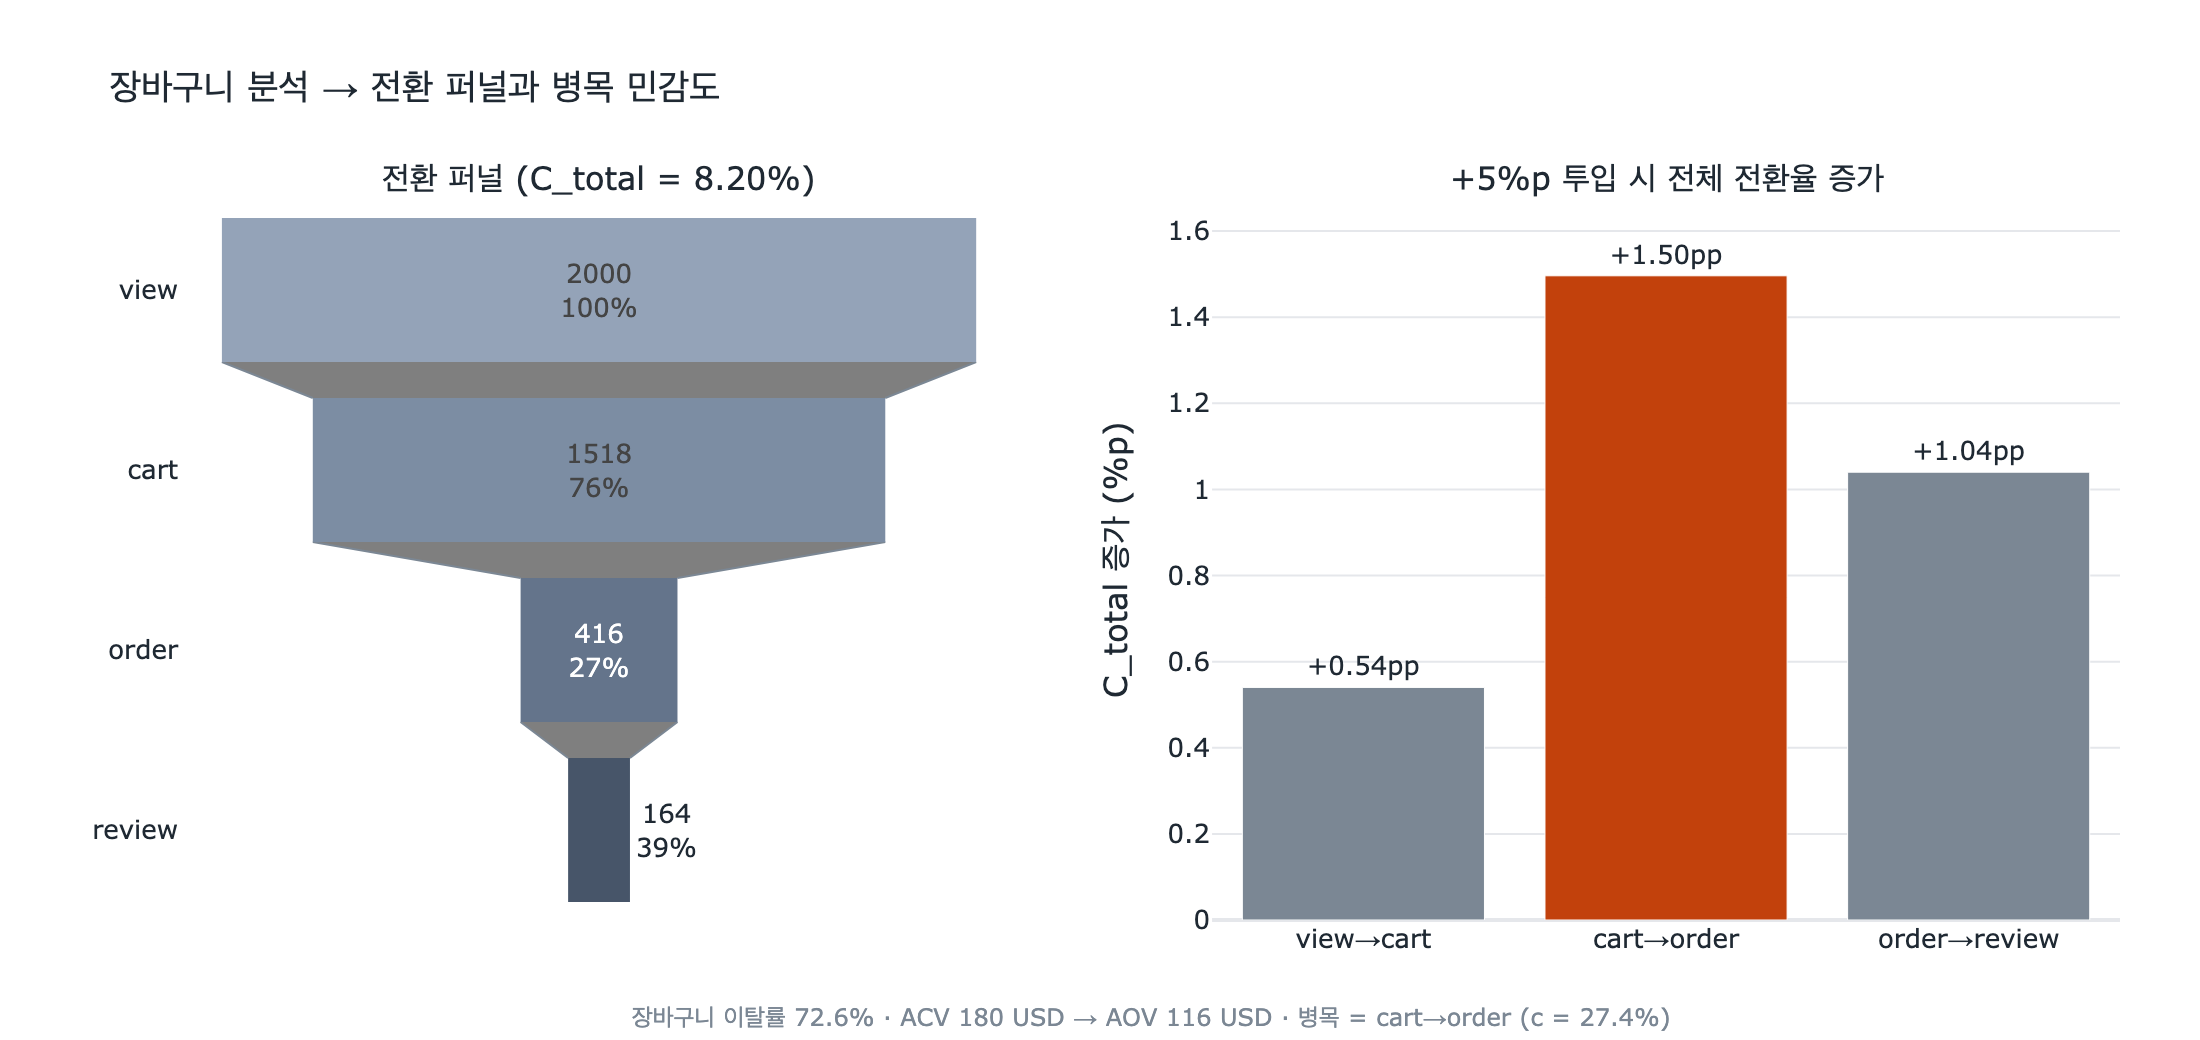

This chart was generated by the following Python code:
# %% [markdown]
# # 장바구니 분석 → 전환 퍼널(conversion funnel)
#
# 이 노트북은 E-Commerce 온톨로지(Buyer / Product / Shopping-Cart / Order / Review)에서
# **그래프 경로 존재 여부**만으로 전환 퍼널을 계산하는 과정을 단계별로 보여준다.
#
# 퍼널 단계와 온톨로지 경로 매핑:
#
# | 단계 | 의미 | 그래프 경로 |
# |---|---|---|
# | view | 상품을 봄 | (온톨로지 밖 · 분석 웨어하우스의 view 이벤트) |
# | cart | 장바구니에 담음 | `Buyer -has_cart-> Shopping-Cart -contains-> Product` |
# | order | 주문 완료 | `Buyer -places-> Order -includes-> Product` |
# | review | 후기 작성 | `Buyer -writes-> Review -reviews-> Product` |
#
# 핵심 수식:
#
# $$c_i = \frac{N_i}{N_{i-1}}, \qquad C_{\text{total}} = \frac{N_{\text{last}}}{N_0} = \prod_i c_i$$
#
# 장바구니 이탈률(abandonment rate):
#
# $$A = 1 - \frac{N_{\text{order}}}{N_{\text{cart}}} = 1 - c_{\text{cart}\to\text{order}}$$

# %%
# 필요 패키지: numpy, pandas, plotly, kaleido
from pathlib import Path

import numpy as np
import pandas as pd
import plotly.graph_objects as go
from plotly.subplots import make_subplots


def _show(fig):
    try:
        from IPython import get_ipython

        if get_ipython() is not None:
            fig.show()
    except ImportError:
        pass


RNG = np.random.default_rng(20260810)
HERE = Path(__file__).resolve().parent if "__file__" in globals() else Path.cwd()

print("setup ok", HERE.name)
# 출력: setup ok 08b953b6-30de-4995-a2e3-b5a8c246a7e0

# %% [markdown]
# ## 1단계 — 합성 Buyer / Product 노드 만들기
#
# 실제 온톨로지의 식별자 규칙을 그대로 따른다: `Buyer.buyerId`, `Product.sku`.

# %%
N_BUYERS = 2_000
N_PRODUCTS = 30

buyers = [f"B{i:04d}" for i in range(N_BUYERS)]
products = pd.DataFrame(
    {
        "sku": [f"SKU-{i:03d}" for i in range(N_PRODUCTS)],
        "category": RNG.choice(["Home", "Tech", "Apparel"], size=N_PRODUCTS),
        "price": np.round(RNG.uniform(9.0, 180.0, size=N_PRODUCTS), 2),
    }
)
price_of = dict(zip(products["sku"], products["price"]))

print(len(buyers), "buyers /", len(products), "products")
print(products.head(3).to_string(index=False))
# 출력: 2000 buyers / 30 products
# 출력:     sku category  price
# 출력: SKU-000  Apparel 177.83
# 출력: SKU-001     Home 148.03
# 출력: SKU-002     Home 168.54

# %% [markdown]
# ## 2단계 — 엣지(관계) 생성
#
# 각 관계를 `(buyerId, sku)` 페어 집합으로 저장한다. 페어가 존재한다는 것은
# 그 Buyer에서 그 Product로 가는 **경로가 그래프에 존재**한다는 뜻이다.
#
# - `viewed` : 분석 웨어하우스의 view 이벤트 (퍼널의 출발점)
# - `cart_contains` : `has_cart` + `contains` 경로
# - `order_includes` : `places` + `includes` 경로
# - `review_pairs` : `writes` + `reviews` 경로
#
# 실제 시장처럼 뒤로 갈수록 통과 확률이 낮아지도록 만든다.

# %%
P_CART = 0.45  # 본 상품을 담을 확률
P_ORDER = 0.18  # 담은 상품을 주문할 확률  ← 병목 후보
P_REVIEW = 0.40  # 주문한 상품에 후기를 쓸 확률

viewed, cart_contains, order_includes, review_pairs = set(), set(), set(), set()
carts, orders = [], []  # Shopping-Cart / Order 노드의 속성 기록용

for b in buyers:
    seen = RNG.choice(products["sku"], size=RNG.integers(1, 6), replace=False)
    for sku in seen:
        viewed.add((b, sku))

    in_cart = [s for s in seen if RNG.random() < P_CART]
    if not in_cart:
        continue
    # Buyer -has_cart-> Shopping-Cart (one-to-one)
    for sku in in_cart:
        cart_contains.add((b, sku))
    carts.append({"buyerId": b, "itemCount": len(in_cart), "subtotal": sum(price_of[s] for s in in_cart)})

    bought = [s for s in in_cart if RNG.random() < P_ORDER]
    if not bought:
        continue
    for sku in bought:
        order_includes.add((b, sku))
    orders.append({"buyerId": b, "total": sum(price_of[s] for s in bought)})

    for sku in bought:
        if RNG.random() < P_REVIEW:
            review_pairs.add((b, sku))

carts = pd.DataFrame(carts)
orders = pd.DataFrame(orders)
print(f"엣지 수 — viewed={len(viewed)} cart={len(cart_contains)} order={len(order_includes)} review={len(review_pairs)}")
# 출력: 엣지 수 — viewed=5881 cart=2610 order=459 review=172

# %% [markdown]
# ## 3단계 — 경로 존재 여부로 단계별 인원 세기
#
# 퍼널은 **Buyer 단위**로 센다. "한 번이라도 그 단계에 도달한 사람 수"이므로
# 각 페어 집합에서 `buyerId`만 뽑아 유일값 개수를 구하면 된다.

# %%
def reach(pairs: set) -> set:
    """해당 경로가 하나라도 존재하는 Buyer 집합."""
    return {b for b, _ in pairs}


stages = ["view", "cart", "order", "review"]
reached = {
    "view": reach(viewed),
    "cart": reach(cart_contains),
    "order": reach(order_includes),
    "review": reach(review_pairs),
}
counts = np.array([len(reached[s]) for s in stages], dtype=float)

funnel = pd.DataFrame({"stage": stages, "buyers": counts.astype(int)})
print(funnel.to_string(index=False))
# 출력:  stage  buyers
# 출력:   view    2000
# 출력:   cart    1518
# 출력:  order     416
# 출력: review     164

# %% [markdown]
# ## 4단계 — 단계 전환율 $c_i$, 전체 전환율 $C_{\text{total}}$, 이탈률 $A$
#
# $$c_i = \frac{N_i}{N_{i-1}}, \qquad C_{\text{total}} = \prod_i c_i = \frac{N_{\text{review}}}{N_{\text{view}}}$$
#
# 전체 전환율은 단계 전환율의 **곱**이므로, 어느 한 단계가 낮으면 나머지가 아무리 좋아도
# 전체가 그 단계에 끌려 내려간다.

# %%
step_rates = counts[1:] / counts[:-1]
step_names = [f"{a}→{b}" for a, b in zip(stages[:-1], stages[1:])]

total_by_product = float(np.prod(step_rates))
total_direct = counts[-1] / counts[0]

for name, r in zip(step_names, step_rates):
    print(f"{name:<14} c = {r:6.2%}")
print(f"\nC_total (곱)   = {total_by_product:.4%}")
print(f"C_total (직접) = {total_direct:.4%}   <- 동일해야 함")

abandonment = 1 - step_rates[1]
print(f"\n장바구니 이탈률 A = 1 - c(cart→order) = {abandonment:.2%}")
# 출력: view→cart      c = 75.90%
# 출력: cart→order     c = 27.40%
# 출력: order→review   c = 39.42%
# 출력:
# 출력: C_total (곱)   = 8.2000%
# 출력: C_total (직접) = 8.2000%   <- 동일해야 함
# 출력:
# 출력: 장바구니 이탈률 A = 1 - c(cart→order) = 72.60%

# %% [markdown]
# ## 5단계 — 평균 장바구니 금액(ACV) vs 평균 주문 금액(AOV)
#
# `Shopping-Cart.subtotal`과 `Order.total`의 평균을 비교하면 **금액 기준 이탈**이 보인다.
#
# $$\text{금액 전환율} = \frac{\sum \text{Order.total}}{\sum \text{Cart.subtotal}}$$
#
# 인원 전환율보다 금액 전환율이 더 낮으면 "비싼 장바구니가 더 많이 이탈한다"는 뜻이고,
# 배송비·결제 수단·할부 같은 결제 단계 마찰을 의심해야 한다.

# %%
acv = carts["subtotal"].mean()
aov = orders["total"].mean()
value_rate = orders["total"].sum() / carts["subtotal"].sum()

print(f"평균 장바구니 금액 ACV = ${acv:,.2f}  (n={len(carts)})")
print(f"평균 주문 금액   AOV = ${aov:,.2f}  (n={len(orders)})")
print(f"AOV / ACV            = {aov / acv:.2%}")
print(f"금액 기준 전환율      = {value_rate:.2%}  vs  인원 기준 {step_rates[1]:.2%}")
# 출력: 평균 장바구니 금액 ACV = $179.70  (n=1518)
# 출력: 평균 주문 금액   AOV = $116.39  (n=416)
# 출력: AOV / ACV            = 64.77%
# 출력: 금액 기준 전환율      = 17.75%  vs  인원 기준 27.40%

# %% [markdown]
# ## 6단계 — 병목 단계 찾기 & 개선 민감도
#
# 한 단계 $k$의 전환율을 $c_k \to c_k + \Delta$ 로 올리면
#
# $$C'_{\text{total}} = C_{\text{total}} \cdot \frac{c_k + \Delta}{c_k}
# \quad\Longrightarrow\quad
# \frac{\Delta C}{C} = \frac{\Delta}{c_k}$$
#
# **같은 절대 개선폭 $\Delta$라도 상대 효과는 $c_k$가 작은 단계(=병목)에서 가장 크다.**
# 이것이 개선 노력을 병목에 집중해야 하는 수학적 이유다.

# %%
DELTA = 0.05  # 모든 단계에 동일하게 +5%p

bottleneck = int(np.argmin(step_rates))
print(f"병목 단계: {step_names[bottleneck]} (c = {step_rates[bottleneck]:.2%})\n")

rows = []
for i, (name, c) in enumerate(zip(step_names, step_rates)):
    new_rates = step_rates.copy()
    new_rates[i] = c + DELTA
    new_total = float(np.prod(new_rates))
    rows.append(
        {
            "개선 단계": name,
            "c": c,
            "c+Δ": c + DELTA,
            "C_total'": new_total,
            "절대증가(pp)": (new_total - total_by_product) * 100,
            "상대증가": new_total / total_by_product - 1,
        }
    )
sens = pd.DataFrame(rows)
print(sens.to_string(index=False, float_format=lambda v: f"{v:.4f}"))
print(f"\n기준 C_total = {total_by_product:.4%}")
print(f"이론값 Δ/c_k  = {[f'{DELTA / c:.1%}' for c in step_rates]}  <- '상대증가'와 일치")
# 출력: 병목 단계: cart→order (c = 27.40%)
# 출력:
# 출력:        개선 단계      c    c+Δ  C_total'  절대증가(pp)   상대증가
# 출력:    view→cart 0.7590 0.8090    0.0874    0.5402 0.0659
# 출력:   cart→order 0.2740 0.3240    0.0970    1.4961 0.1825
# 출력: order→review 0.3942 0.4442    0.0924    1.0400 0.1268
# 출력:
# 출력: 기준 C_total = 8.2000%
# 출력: 이론값 Δ/c_k  = ['6.6%', '18.2%', '12.7%']  <- '상대증가'와 일치

# %% [markdown]
# ## 7단계 — 시각화
#
# 왼쪽: 퍼널 차트(단계별 인원). 오른쪽: 같은 +5%p를 어느 단계에 쓰느냐에 따른
# 전체 전환율 증가폭 비교 — 막대가 가장 높은 곳이 병목이다.

# %%
INK = "#1f2933"
BASE = "#7b8794"
ACCENT = "#c2410c"
STEPS = ["#94a3b8", "#7c8da3", "#64748b", "#475569"]

fig = make_subplots(
    rows=1,
    cols=2,
    column_widths=[0.48, 0.52],
    subplot_titles=(
        f"전환 퍼널 (C_total = {total_by_product:.2%})",
        f"+{DELTA:.0%}p 투입 시 전체 전환율 증가",
    ),
    specs=[[{"type": "funnel"}, {"type": "xy"}]],
)

fig.add_trace(
    go.Funnel(
        y=stages,
        x=counts,
        textinfo="value+percent previous",
        marker=dict(color=STEPS),
        connector=dict(line=dict(color=BASE, width=1)),
        hovertemplate="%{y}: %{x:,.0f}명<extra></extra>",
        showlegend=False,
    ),
    row=1,
    col=1,
)

fig.add_trace(
    go.Bar(
        x=sens["개선 단계"],
        y=sens["절대증가(pp)"],
        marker_color=[ACCENT if i == bottleneck else BASE for i in range(len(sens))],
        text=[f"+{v:.2f}pp" for v in sens["절대증가(pp)"]],
        textposition="outside",
        hovertemplate="%{x}<br>전체 전환율 +%{y:.2f}pp<extra></extra>",
        showlegend=False,
    ),
    row=1,
    col=2,
)

fig.update_yaxes(title_text="C_total 증가 (%p)", row=1, col=2, gridcolor="#e5e7eb", zerolinecolor="#e5e7eb")
fig.update_xaxes(row=1, col=2, showgrid=False)
fig.update_layout(
    title=dict(text="장바구니 분석 → 전환 퍼널과 병목 민감도", font=dict(size=18, color=INK)),
    template="plotly_white",
    font=dict(color=INK, size=13),
    width=1100,
    height=520,
    margin=dict(t=100, b=60, l=90, r=40),
    annotations=list(fig.layout.annotations)
    + [
        dict(
            x=0.5,
            y=-0.16,
            xref="paper",
            yref="paper",
            showarrow=False,
            font=dict(size=12, color=BASE),
            # 주의: plotly는 텍스트의 '$...$'를 MathJax로 해석하므로 통화기호 대신 USD 표기를 쓴다
            text=(
                f"장바구니 이탈률 {abandonment:.1%} · ACV {acv:,.0f} USD → AOV {aov:,.0f} USD · "
                f"병목 = {step_names[bottleneck]} (c = {step_rates[bottleneck]:.1%})"
            ),
        )
    ],
)

_show(fig)

out = HERE / "expy.png"
fig.write_image(str(out), scale=2)  # kaleido 필요
print("saved:", out)
# 출력: saved: .../08b953b6-30de-4995-a2e3-b5a8c246a7e0/expy.png

# %% [markdown]
# ## 정리
#
# 1. 장바구니(Shopping-Cart)는 **주문 이전 상태를 붙잡아 두는 세션 엔티티**라서,
#    퍼널의 중간 지점을 관측 가능하게 만든다. 카트가 없으면 view와 order 사이가 블랙박스다.
# 2. 각 단계는 그래프 **경로 존재 여부**로 셀 수 있다 — 별도 ETL 없이
#    `has_cart→contains`, `places→includes`, `writes→reviews` 패턴만으로 계산된다.
# 3. $C_{\text{total}} = \prod_i c_i$ 이므로 전체 전환율은 곱셈. 상대 개선 효과는 $\Delta / c_k$,
#    즉 **가장 낮은 $c_k$(병목)에 투자할 때 가장 크다.**
# 4. 인원 전환율과 금액 전환율(ACV vs AOV)을 함께 보면 "누가" 이탈했는지에 더해
#    "얼마짜리 장바구니가" 이탈했는지까지 드러난다.
